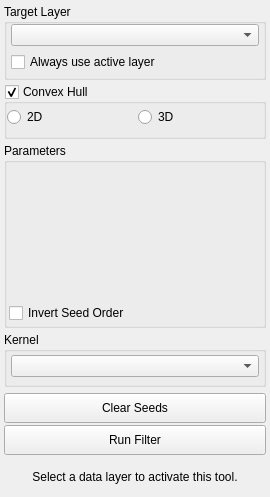
<?xml version="1.0" encoding="UTF-8"?>
<ui version="4.0">
 <class>RadialBasisFunctionToolInterface</class>
 <widget class="QWidget" name="RadialBasisFunctionToolInterface">
  <property name="geometry">
   <rect>
    <x>0</x>
    <y>0</y>
    <width>270</width>
    <height>497</height>
   </rect>
  </property>
  <property name="windowTitle">
   <string>Radial Basis Function Tool</string>
  </property>
  <layout class="QVBoxLayout" name="verticalLayout">
   <property name="spacing">
    <number>4</number>
   </property>
   <property name="leftMargin">
    <number>4</number>
   </property>
   <property name="topMargin">
    <number>4</number>
   </property>
   <property name="rightMargin">
    <number>4</number>
   </property>
   <property name="bottomMargin">
    <number>4</number>
   </property>
   <item>
    <widget class="QGroupBox" name="target_groupbox_">
     <property name="minimumSize">
      <size>
       <width>0</width>
       <height>76</height>
      </size>
     </property>
     <property name="maximumSize">
      <size>
       <width>16777215</width>
       <height>76</height>
      </size>
     </property>
     <property name="title">
      <string>Target Layer</string>
     </property>
     <layout class="QVBoxLayout" name="verticalLayout_8">
      <property name="spacing">
       <number>6</number>
      </property>
      <property name="leftMargin">
       <number>4</number>
      </property>
      <property name="topMargin">
       <number>0</number>
      </property>
      <property name="rightMargin">
       <number>4</number>
      </property>
      <property name="bottomMargin">
       <number>4</number>
      </property>
      <item>
       <widget class="QtUtils::QtDropableComboBox" name="targetLayer_">
        <property name="sizePolicy">
         <sizepolicy hsizetype="Ignored" vsizetype="Fixed">
          <horstretch>0</horstretch>
          <verstretch>0</verstretch>
         </sizepolicy>
        </property>
       </widget>
      </item>
      <item>
       <widget class="QWidget" name="widget_5" native="true">
        <property name="minimumSize">
         <size>
          <width>0</width>
          <height>20</height>
         </size>
        </property>
        <layout class="QHBoxLayout" name="horizontalLayout_5">
         <property name="spacing">
          <number>0</number>
         </property>
         <property name="leftMargin">
          <number>0</number>
         </property>
         <property name="topMargin">
          <number>0</number>
         </property>
         <property name="rightMargin">
          <number>0</number>
         </property>
         <property name="bottomMargin">
          <number>0</number>
         </property>
         <item>
          <widget class="QCheckBox" name="useActiveLayer_">
           <property name="text">
            <string>Always use active layer</string>
           </property>
          </widget>
         </item>
        </layout>
       </widget>
      </item>
     </layout>
    </widget>
   </item>
   <item>
    <widget class="QGroupBox" name="convexHullGroupBox">
     <property name="sizePolicy">
      <sizepolicy hsizetype="Preferred" vsizetype="Fixed">
       <horstretch>0</horstretch>
       <verstretch>0</verstretch>
      </sizepolicy>
     </property>
     <property name="minimumSize">
      <size>
       <width>0</width>
       <height>55</height>
      </size>
     </property>
     <property name="maximumSize">
      <size>
       <width>16777215</width>
       <height>55</height>
      </size>
     </property>
     <property name="title">
      <string>Convex Hull</string>
     </property>
     <property name="checkable">
      <bool>true</bool>
     </property>
     <layout class="QVBoxLayout" name="verticalLayout_2">
      <property name="leftMargin">
       <number>0</number>
      </property>
      <property name="topMargin">
       <number>0</number>
      </property>
      <property name="rightMargin">
       <number>0</number>
      </property>
      <property name="bottomMargin">
       <number>0</number>
      </property>
      <item>
       <layout class="QHBoxLayout" name="horizontalLayout_2">
        <property name="leftMargin">
         <number>0</number>
        </property>
        <property name="topMargin">
         <number>4</number>
        </property>
        <property name="rightMargin">
         <number>0</number>
        </property>
        <property name="bottomMargin">
         <number>10</number>
        </property>
        <item>
         <widget class="QRadioButton" name="convex_hull_2D_">
          <property name="text">
           <string>2D </string>
          </property>
         </widget>
        </item>
        <item>
         <widget class="QRadioButton" name="convex_hull_3D_">
          <property name="text">
           <string>3D</string>
          </property>
         </widget>
        </item>
       </layout>
      </item>
     </layout>
    </widget>
   </item>
   <item>
    <widget class="QGroupBox" name="parametersGroupBox">
     <property name="sizePolicy">
      <sizepolicy hsizetype="Preferred" vsizetype="MinimumExpanding">
       <horstretch>0</horstretch>
       <verstretch>0</verstretch>
      </sizepolicy>
     </property>
     <property name="minimumSize">
      <size>
       <width>0</width>
       <height>180</height>
      </size>
     </property>
     <property name="maximumSize">
      <size>
       <width>16777215</width>
       <height>16777215</height>
      </size>
     </property>
     <property name="title">
      <string>Parameters</string>
     </property>
     <property name="flat">
      <bool>false</bool>
     </property>
     <layout class="QVBoxLayout" name="verticalLayout_7">
      <property name="spacing">
       <number>4</number>
      </property>
      <property name="leftMargin">
       <number>2</number>
      </property>
      <property name="topMargin">
       <number>0</number>
      </property>
      <property name="rightMargin">
       <number>2</number>
      </property>
      <property name="bottomMargin">
       <number>2</number>
      </property>
      <item>
       <widget class="QtUtils::QtSliderDoubleCombo" name="normalOffsetRange_" native="true"/>
      </item>
      <item>
       <widget class="QtUtils::QtSliderDoubleCombo" name="bbox_size_x_" native="true"/>
      </item>
      <item>
       <widget class="QtUtils::QtSliderDoubleCombo" name="bbox_size_y_" native="true"/>
      </item>
      <item>
       <widget class="QtUtils::QtSliderDoubleCombo" name="bbox_size_z_" native="true"/>
      </item>
      <item>
       <widget class="QCheckBox" name="invertSeedOrder_">
        <property name="text">
         <string>Invert Seed Order</string>
        </property>
       </widget>
      </item>
     </layout>
    </widget>
   </item>
   <item>
    <widget class="QGroupBox" name="kernelGroupBox">
     <property name="sizePolicy">
      <sizepolicy hsizetype="Preferred" vsizetype="Fixed">
       <horstretch>0</horstretch>
       <verstretch>0</verstretch>
      </sizepolicy>
     </property>
     <property name="minimumSize">
      <size>
       <width>0</width>
       <height>55</height>
      </size>
     </property>
     <property name="maximumSize">
      <size>
       <width>16777215</width>
       <height>55</height>
      </size>
     </property>
     <property name="title">
      <string>Kernel</string>
     </property>
     <property name="alignment">
      <set>Qt::AlignLeading|Qt::AlignLeft|Qt::AlignTop</set>
     </property>
     <layout class="QVBoxLayout" name="verticalLayout_4">
      <property name="spacing">
       <number>0</number>
      </property>
      <property name="leftMargin">
       <number>4</number>
      </property>
      <property name="topMargin">
       <number>0</number>
      </property>
      <property name="rightMargin">
       <number>4</number>
      </property>
      <property name="bottomMargin">
       <number>4</number>
      </property>
      <item>
       <widget class="QComboBox" name="kernel_">
        <property name="enabled">
         <bool>true</bool>
        </property>
        <property name="sizePolicy">
         <sizepolicy hsizetype="Ignored" vsizetype="Fixed">
          <horstretch>0</horstretch>
          <verstretch>0</verstretch>
         </sizepolicy>
        </property>
        <property name="sizeAdjustPolicy">
         <enum>QComboBox::AdjustToContents</enum>
        </property>
       </widget>
      </item>
     </layout>
    </widget>
   </item>
   <item>
    <widget class="QWidget" name="runWidget" native="true">
     <property name="minimumSize">
      <size>
       <width>0</width>
       <height>66</height>
      </size>
     </property>
     <property name="maximumSize">
      <size>
       <width>16777215</width>
       <height>66</height>
      </size>
     </property>
     <layout class="QVBoxLayout" name="verticalLayout_5">
      <property name="spacing">
       <number>0</number>
      </property>
      <property name="leftMargin">
       <number>0</number>
      </property>
      <property name="topMargin">
       <number>0</number>
      </property>
      <property name="rightMargin">
       <number>0</number>
      </property>
      <property name="bottomMargin">
       <number>0</number>
      </property>
      <item>
       <widget class="QPushButton" name="clearSeedsButton_">
        <property name="minimumSize">
         <size>
          <width>0</width>
          <height>30</height>
         </size>
        </property>
        <property name="text">
         <string>Clear Seeds</string>
        </property>
       </widget>
      </item>
      <item>
       <widget class="QPushButton" name="runFilterButton_">
        <property name="minimumSize">
         <size>
          <width>0</width>
          <height>30</height>
         </size>
        </property>
        <property name="text">
         <string>Run Filter</string>
        </property>
       </widget>
      </item>
     </layout>
    </widget>
   </item>
   <item>
    <widget class="QWidget" name="messageAlert_" native="true">
     <property name="minimumSize">
      <size>
       <width>0</width>
       <height>32</height>
      </size>
     </property>
     <layout class="QHBoxLayout" name="horizontalLayout_4">
      <property name="spacing">
       <number>0</number>
      </property>
      <property name="leftMargin">
       <number>4</number>
      </property>
      <property name="topMargin">
       <number>4</number>
      </property>
      <property name="rightMargin">
       <number>4</number>
      </property>
      <property name="bottomMargin">
       <number>4</number>
      </property>
      <item>
       <widget class="QLabel" name="message_">
        <property name="text">
         <string>Select a data layer to activate this tool.</string>
        </property>
        <property name="alignment">
         <set>Qt::AlignCenter</set>
        </property>
        <property name="wordWrap">
         <bool>true</bool>
        </property>
       </widget>
      </item>
     </layout>
    </widget>
   </item>
  </layout>
 </widget>
 <customwidgets>
  <customwidget>
   <class>QtUtils::QtDropableComboBox</class>
   <extends>QComboBox</extends>
   <header location="global">QtUtils/Widgets/QtDropableComboBox.h</header>
  </customwidget>
  <customwidget>
   <class>QtUtils::QtSliderDoubleCombo</class>
   <extends>QWidget</extends>
   <header location="global">QtUtils/Widgets/QtSliderDoubleCombo.h</header>
   <container>1</container>
  </customwidget>
 </customwidgets>
 <resources/>
 <connections/>
</ui>
